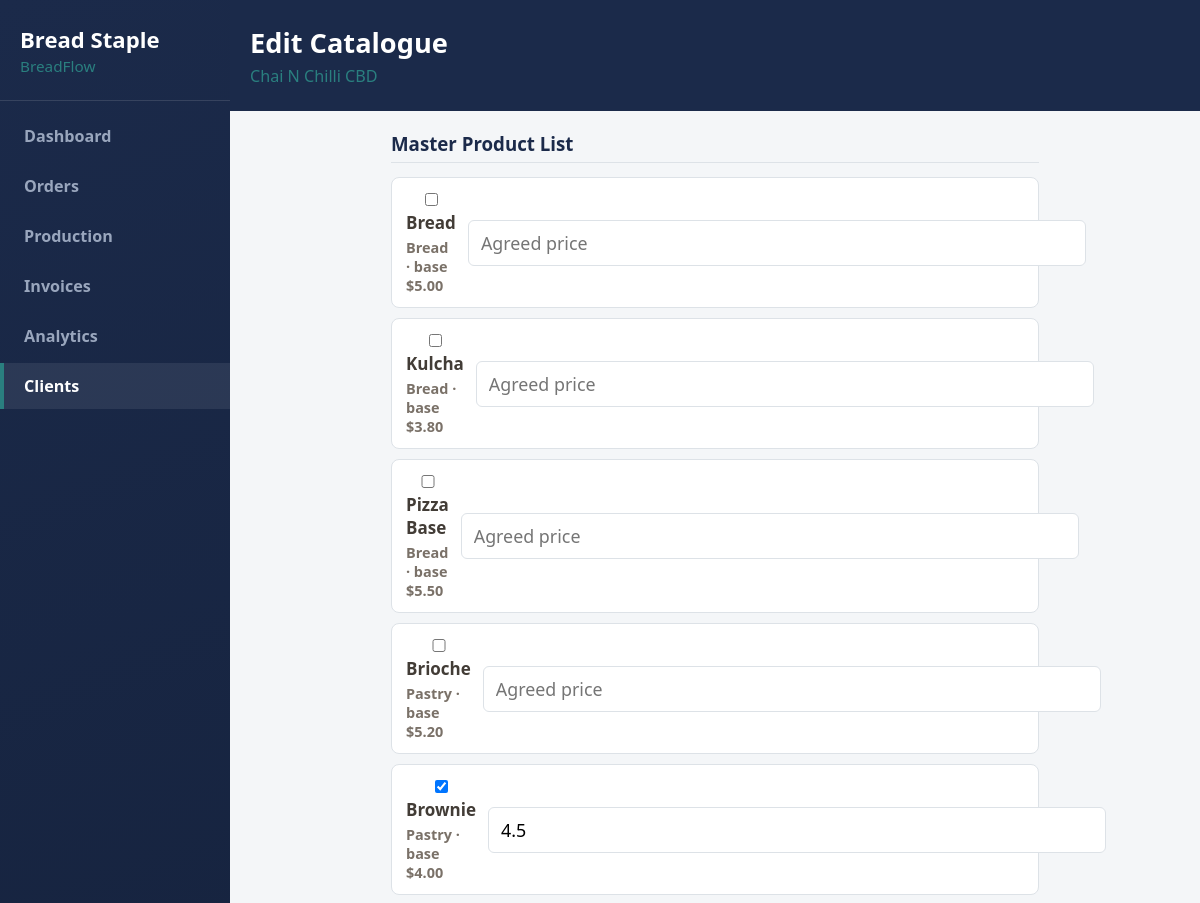
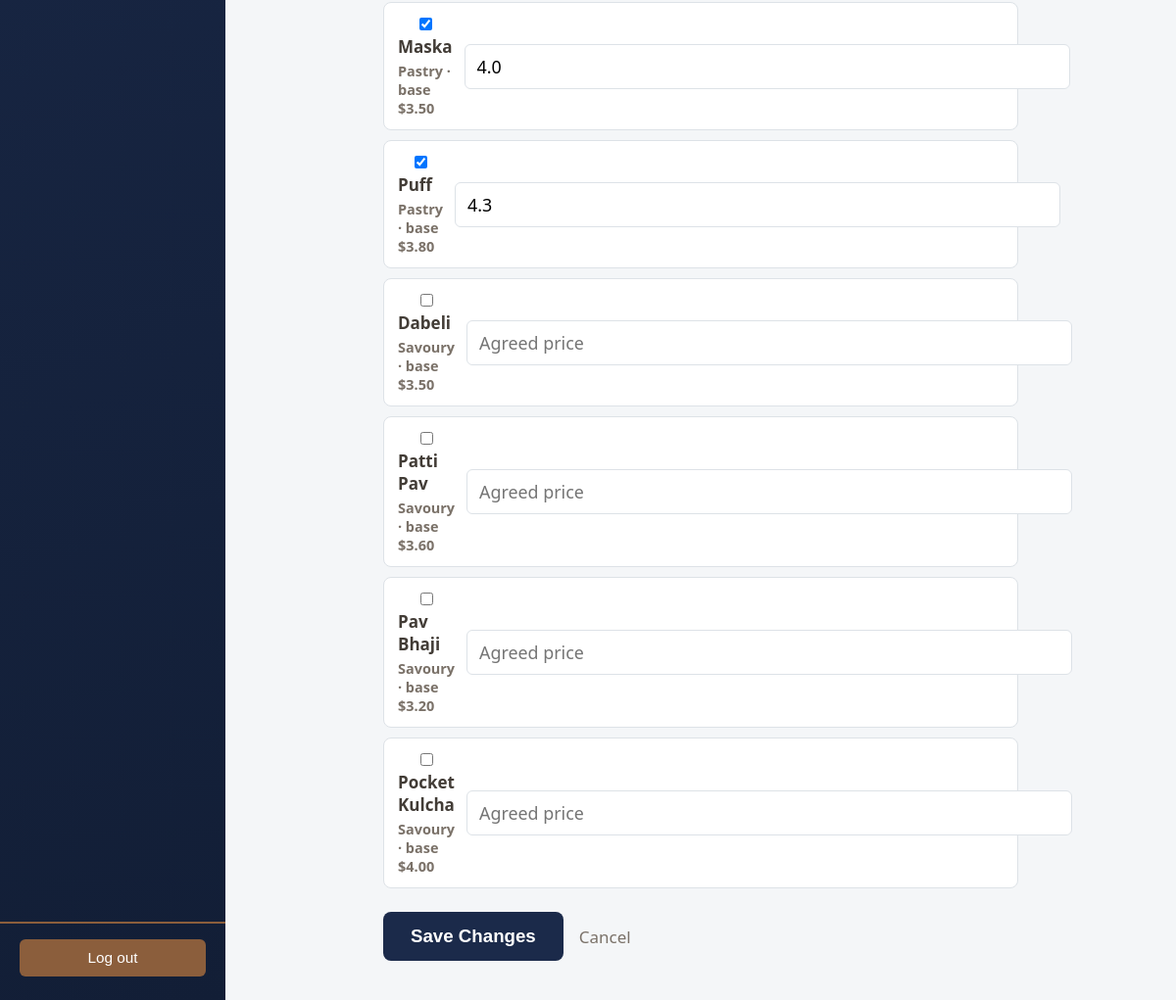
Screenshot of /owner/clients/4/products (signed in) with the database file from the repository (2 pictures, top to bottom).
### tables this page shows
CREATE TABLE clients (
    client_id       INTEGER PRIMARY KEY AUTOINCREMENT,
    user_id         INTEGER NOT NULL UNIQUE REFERENCES users(user_id) ON DELETE CASCADE,
    business_name   TEXT NOT NULL UNIQUE,    -- Module 7: trading name, default A-Z sort key
    -- Exactly 11 digits, no separators: GLOB with 11 single-digit character
    -- classes enforces both the length AND that every character is 0-9 in
    -- one constraint, so a value like "123 456 789" or a 10-digit ABN is
    -- rejected at the database layer, not just in Python.
    abn             TEXT NOT NULL UNIQUE
                    CHECK (abn GLOB '[0-9][0-9][0-9][0-9][0-9][0-9][0-9][0-9][0-9][0-9][0-9]'),
    delivery_zone   TEXT NOT NULL CHECK (delivery_zone IN ('Western', 'Northern', 'Eastern', 'Southern')),
    delivery_day1   TEXT NOT NULL,           -- FR-B1: first of 2 fixed weekly delivery days
    delivery_day2   TEXT NOT NULL CHECK (delivery_day2 != delivery_day1),
    delivery_charge REAL NOT NULL CHECK (delivery_charge > 0),
    internal_notes  TEXT                     -- Module 11: owner-only, must never reach the client portal
);

CREATE TABLE products (
    product_id   INTEGER PRIMARY KEY AUTOINCREMENT,
    product_name TEXT NOT NULL UNIQUE,
    category     TEXT NOT NULL CHECK (category IN ('Bread', 'Pastry', 'Savoury')),
    base_price   REAL NOT NULL CHECK (base_price > 0),
    pack_size    INTEGER NOT NULL CHECK (pack_size > 0)
, gst_applicable INTEGER NOT NULL DEFAULT 0 CHECK (gst_applicable IN (0, 1)));

CREATE TABLE client_products (
    catalogue_entry_id INTEGER PRIMARY KEY AUTOINCREMENT,
    client_id          INTEGER NOT NULL REFERENCES clients(client_id) ON DELETE CASCADE,
    product_id         INTEGER NOT NULL REFERENCES products(product_id) ON DELETE CASCADE,
    agreed_price       REAL NOT NULL CHECK (agreed_price > 0),  -- per-client negotiated price; overrides products.base_price
    pack_size          INTEGER NOT NULL CHECK (pack_size > 0),  -- per-client agreed pack size; overrides products.pack_size
    UNIQUE (client_id, product_id)
);

### routes/owner.py (the view, shortened to what this page needs)
@owner_bp.route("/owner/clients/<int:client_id>/products", methods=["GET", "POST"])
@login_required("owner")
def edit_client_products(client_id):
    client = Client.load_by_client_id(client_id)
    products = _all_products()
    if request.method == "GET":
        current_prices = {row["product_id"]: row["agreed_price"] for row in client.get_approved_products()}
        form_data = {}
        for product in products:
            if product["product_id"] in current_prices:
                form_data[f"product_{product['product_id']}"] = "on"
                form_data[f"price_{product['product_id']}"] = current_prices[product["product_id"]]
        return render_template(
            "owner_client_products.html", client=client, products=products,
            form_data=form_data, error=None,
        )

### app.py (called while the page is built)
@app.context_processor
def inject_owner_nav_data():
    if session.get("role") == "owner":
        return {"owner_pending_count": Order.count_pending()}
    return {}

### database/db.py (called while the page is built)
def get_db_connection():
    DATABASE_PATH.parent.mkdir(parents=True, exist_ok=True)
    connection = sqlite3.connect(DATABASE_PATH)
    connection.row_factory = sqlite3.Row
    connection.execute("PRAGMA foreign_keys = ON")
    return connection

### models/client.py (called while the page is built)
    @property
    def client_id(self):
        return self._client_id

    @property
    def business_name(self):
        return self._business_name

    @staticmethod
    def _from_joined_row(row):
        return Client(
            user_id=row["user_id"], email=row["email"], password_hash=row["password_hash"],
            is_active=row["is_active"], client_id=row["client_id"],
            business_name=row["business_name"], abn=row["abn"],
            delivery_zone=row["delivery_zone"], delivery_day1=row["delivery_day1"],
            delivery_day2=row["delivery_day2"], delivery_charge=row["delivery_charge"],
            internal_notes=row["internal_notes"], login_at=row["login_at"],
        )

    def get_approved_products(self):
        connection = get_db_connection()
        try:
            return connection.execute(
                """
                SELECT products.product_id, products.product_name, products.category,
                       client_products.agreed_price, client_products.pack_size
                FROM client_products
                JOIN products ON products.product_id = client_products.product_id
                WHERE client_products.client_id = ?
                ORDER BY products.category, products.product_name
                """,
                (self._client_id,),
            ).fetchall()
        finally:
            connection.close()

### models/order.py (called while the page is built)
    @classmethod
    def count_pending(cls):
        connection = get_db_connection()
        try:
            return connection.execute(
                "SELECT COUNT(*) AS count FROM orders WHERE order_status = 'pending'"
            ).fetchone()["count"]
        finally:
            connection.close()

### routes/auth.py (called while the page is built)
def login_required(role):
    def decorator(view_func):
        @wraps(view_func)
        def wrapped(*args, **kwargs):
            if session.get("user_id") is None:
                return redirect(url_for("auth.login"))
            if session.get("role") != role:
                abort(403)
            return view_func(*args, **kwargs)
        return wrapped
    return decorator

### templates/owner_client_products.html (shortened to what this page needs)
{% extends "owner_base.html" %}
{% block owner_content %}
<div class="order-page">
    <header class="order-header">
        <h1>Edit Catalogue</h1>
        <p class="order-subtext">{{ client.business_name }}</p>
    </header>
    <main class="client-form-wrap">
        <form method="post" action="{{ url_for('owner.edit_client_products', client_id=client.client_id) }}" novalidate>
            <h2 class="form-section-title">Master Product List</h2>
            <div class="catalogue-list">
                {% for product in products %}
                <div class="catalogue-row">
                    <label class="catalogue-check">
                        <input type="checkbox" name="product_{{ product.product_id }}"
                               {% if form_data.get('product_' ~ product.product_id) %}checked{% endif %}>
                        {{ product.product_name }}
                        <span class="product-meta">{{ product.category }} &middot; base ${{ "%.2f"|format(product.base_price) }}</span>
                    </label>
                    <input type="number" min="0.01" step="0.01" class="catalogue-price"
                           name="price_{{ product.product_id }}" placeholder="Agreed price"
                           value="{{ form_data.get('price_' ~ product.product_id, '') }}">
                </div>
                {% endfor %}
            </div>
            <div class="client-form-actions">
                <button type="submit" class="btn-primary">Save Changes</button>
                <a class="btn-cancel" href="{{ url_for('owner.client_list') }}">Cancel</a>
            </div>
        </form>
    </main>
</div>
{% endblock %}

### static/css/style.css (style rules this page uses)
:root { --navy: #1B2A4A; --navy-dark: #121E36; --navy-light: #2C4370; --teal: #2A7F7F; --teal-dark: #1F6363; --feature-text: #99A6BD; --mint-green: #4FC79A; --warm-brown: #8B5E3C; --gold: #D9A441; --error-red: #C0392B; --error-bg: #FBEAE8; --surface: #FFFFFF; --text: #423C36; --text-muted: #7A7168; --border: #DDE2E7; }
* { box-sizing: border-box; }
html { font-size: 17px; }
body { margin: 0; font-family: "Segoe UI", Roboto, Arial, sans-serif; color: var(--text); background: var(--surface); }
.btn-primary { width: 100%; padding: 22px 0; background: var(--navy); color: #fff; border: none; border-radius: 8px; font-size: 1.1rem; font-weight: 600; cursor: pointer; transition: background 0.15s ease; }
.order-page { min-height: 100vh; background: #F4F6F8; }
.order-header { background: var(--navy); color: #fff; padding: 24px 20px; }
.order-header h1 { margin: 0 0 4px; font-size: 1.6rem; }
.order-subtext { margin: 0; color: var(--teal); font-size: 0.95rem; }
.product-meta { margin: 2px 0 0; font-size: 0.85rem; color: var(--text-muted); }
.client-form-wrap { max-width: 680px; margin: 0 auto; padding: 20px 16px 40px; }
.client-form-wrap select, .client-form-wrap textarea, .client-form-wrap input[type="text"], .client-form-wrap input[type="email"], .client-form-wrap input[type="number"] { width: 100%; padding: 10px 12px; border: 1px solid var(--border); border-radius: 6px; font-size: 1.05rem; font-family: inherit; }
.form-section-title { margin: 28px 0 14px; font-size: 1.1rem; color: var(--navy); border-bottom: 1px solid var(--border); padding-bottom: 6px; }
.form-section-title:first-child { margin-top: 0; }
.catalogue-list { display: flex; flex-direction: column; gap: 10px; }
.catalogue-row { display: flex; align-items: center; gap: 12px; background: var(--surface); border: 1px solid var(--border); border-radius: 8px; padding: 12px 14px; }
.catalogue-check { flex: 1; display: flex; flex-direction: column; gap: 2px; font-weight: 600; cursor: pointer; }
.catalogue-price, .catalogue-pack { width: 90px; padding: 8px 10px; border: 1px solid var(--border); border-radius: 6px; flex-shrink: 0; }
.client-form-actions { display: flex; align-items: center; gap: 16px; margin-top: 24px; }
.client-form-actions .btn-primary { width: auto; padding: 14px 28px; }
.btn-cancel { color: var(--text-muted); text-decoration: none; }

### rows the page displays
clients: business_name "Chai N Chilli CBD"
products: product_name "Bread", category "Bread", base_price "5.00"
products: product_name "Kulcha", category "Bread", base_price "3.80"
products: product_name "Pizza Base", category "Bread", base_price "5.50"
products: product_name "Brioche", category "Pastry", base_price "5.20"
products: product_id "☑", product_name "Brownie", category "Pastry", base_price "4.00"
client_products: get "4.5"
products: product_id "☑", product_name "Maska", category "Pastry", base_price "3.50"
client_products: get "4.0"
products: product_id "☑", product_name "Puff", category "Pastry", base_price "3.80"
client_products: get "4.3"
products: product_name "Dabeli", category "Savoury", base_price "3.50"
products: product_name "Patti Pav", category "Savoury", base_price "3.60"
products: product_name "Pav Bhaji", category "Savoury", base_price "3.20"
products: product_name "Pocket Kulcha", category "Savoury", base_price "4.00"
